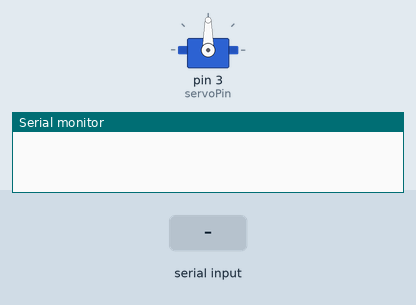
Recording of a sketch running on a simulated Arduino Uno, built with avr-gcc and run on an emulated ATmega328P. Parts: servo, the last lines printed to the serial monitor. The inputs (shaded band) are chosen by the test bench.

Above: at 1.2 s.
1.3 s: "90,45\n" received over Serial
At 2.77 s:
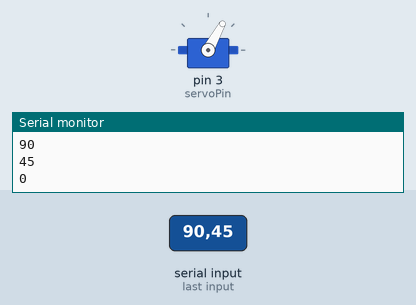
4.3 s: "1\n" received over Serial
At 5.07 s:
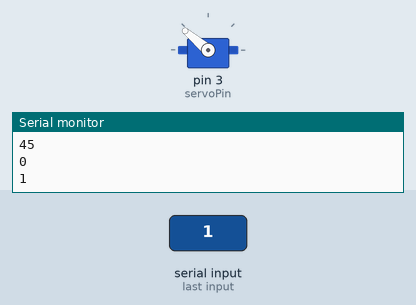
Timing chart, 0 to 9.8 s (numbered marks = the images above; inputs shaded):
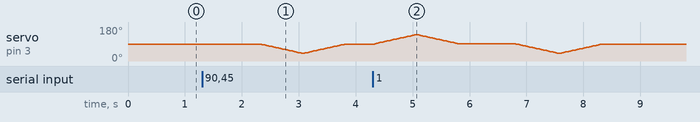

The sketch:

example_servo.ino
```cpp
#include <SoftwareSerial.h>
#include <Servo.h>

int servoPin = 3; //서보모터 3번 핀 지정

Servo servo; //서보모터 객체 생성

int angle = 90; //서보모터가 움직일 각도 변수
int signalNum = -1;

void setup() {
    servo.attach(servoPin); // 서보모터 핀 입력
    Serial.begin(9600);
}

void loop() {

  if (Serial.available() > 0){

    signalNum = Serial.parseInt();
    Serial.println(signalNum);

    if (signalNum == 0){
      changeAngle(90, 40);
      changeAngle(40, 90);
    } else if (signalNum == 1){
      changeAngle(90, 140);
      changeAngle(140, 90);
    } else{
      angle = 90;
      servo.write(angle);
    }

  }

}

void changeAngle(int startAngle, int endAngle){

  if(startAngle < endAngle){
    for(angle = startAngle; angle < endAngle; angle++) {
      servo.write(angle);
      delay(15);
    }
  } else { // startAnlge > endAngle
    for(angle = startAngle; angle > endAngle; angle--) {
      servo.write(angle);
      delay(15);
    }
  }

}
```
